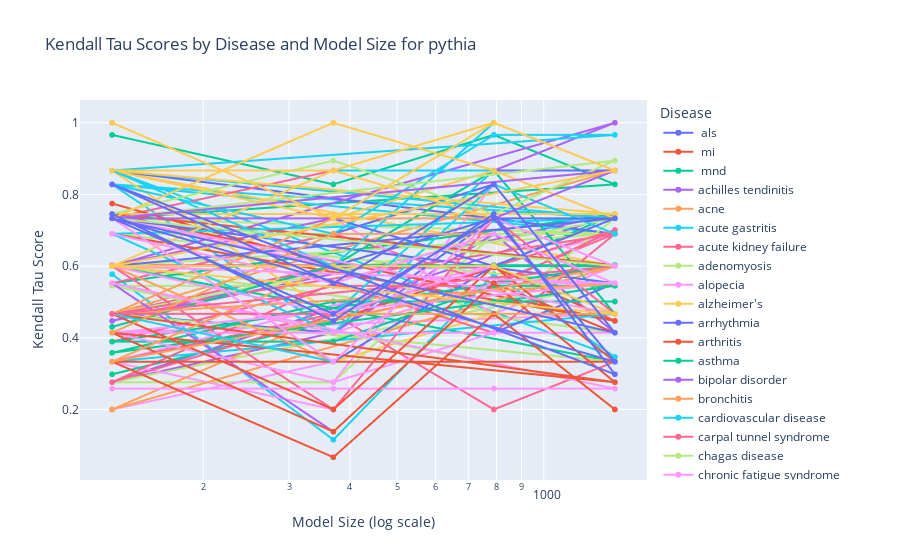

Notebook code for this chart:
### Markdown cell above
**Chaotic diseases plot**

### Code cell
# plot distribution of kendall tau scores
fig_kendall_tau = px.line(
    mamba_tau_df,
    x="Model Size",
    y="Kendall Tau",
    color="Disease",
    title="Kendall Tau Scores by Disease and Model Size for pythia",
    labels={
        "Model Size": "Model Size",
        "Kendall Tau": "Kendall Tau Score",
        "Disease": "Disease",
    },
    markers=True,  # Add markers for each point
)

fig_kendall_tau.update_layout(xaxis_type="log", xaxis_title="Model Size (log scale)")
fig_kendall_tau.show()
